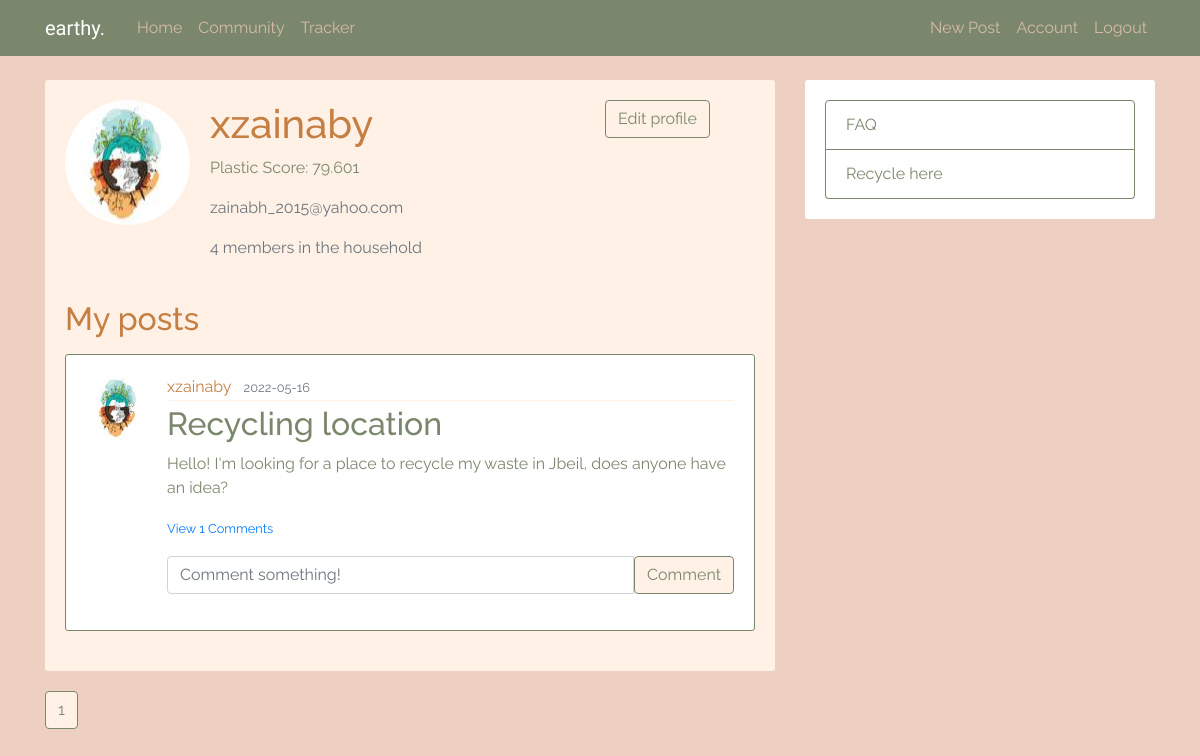
Page /account (signed in) on the committed database.
### earthy/models.py (models this page shows, shortened)
class User(db.Model, UserMixin):
    id = db.Column(db.Integer, primary_key=True)
    email = db.Column(db.String(150), unique=True, nullable=False)
    username = db.Column(db.String(20), unique=True, nullable=False)
    image_file = db.Column(db.String(20), nullable=False,
                           default='default.png')
    members = db.Column(db.Integer)
    password = db.Column(db.String(60), nullable=False)
    score=db.Column(db.Integer)
    posts = db.relationship('Post', backref='author', lazy=True)
    comments = db.relationship('Comment', backref='user', passive_deletes=True)
    plastics = db.relationship('Plastic', backref='user', passive_deletes=True)

class Post(db.Model):
    id = db.Column(db.Integer, primary_key=True)
    title = db.Column(db.String(100), nullable=False)
    date_created = db.Column(db.DateTime(timezone=True), default=func.now())
    content = db.Column(db.Text, nullable=False)
    user_id = db.Column(db.Integer, db.ForeignKey('user.id', ondelete="CASCADE"), nullable=False)
    comments = db.relationship('Comment', backref='post', passive_deletes=True)

### earthy/users/routes.py (the view)
@users.route("/account")
@login_required
def account():
    username = current_user.username
    email = current_user.email
    score=current_user.score
    image_file = url_for(
        'static', filename='profile_pics/' + current_user.image_file)
    page = request.args.get('page', 1, type=int)
    user = User.query.filter_by(username=current_user.username).first_or_404()
    posts = Post.query.filter_by(author=user)\
        .order_by(Post.date_created.desc())\
        .paginate(page=page, per_page=5)
    return render_template('account.html', posts=posts, user=current_user, image_file=image_file, score=score, title='Account')

### earthy/templates/account.html (shortened to what this page needs)
{% extends "base.html" %} {% block
content %}
<div class="content-section background">
  <div class="row">
    <div class="media col-md-9">
      <img class="rounded-circle account-img" src="{{ image_file }}" />
      <div class="media-body">
        <h2 class="account-heading">{{ current_user.username }}</h2>
        <p class="text-primart">Plastic Score: {{ score }}</p>
        <p class="text-secondary">{{ current_user.email }}</p>
        <p class="text-secondary">
          {{ current_user.members }} members in the household
        </p>
      </div>
    </div>
    <div class="col-lg-3">
      <a
        type="button"
        class="btn btn-secondary"
        href="{{url_for('users.edit_account')}}"
      >
        Edit profile
      </a>
    </div>
  </div>
  <br/>
  <h2 class="mb-3">My posts</h2>
  {% for post in posts.items %}
  <article class="media content-section background-2">
    <img
      class="rounded-circle article-img"
      src="{{ url_for('static', filename='profile_pics/' + post.author.image_file) }}"
    />
    <div class="media-body">
      <div class="article-metadata">
        <a
          class="mr-2"
          href="{{ url_for('users.account', username=post.author.username) }}"
          >{{ post.author.username }}</a
        >
        <small class="text-muted"
          >{{ post.date_created.strftime('%Y-%m-%d') }}</small
        >
      </div>
      <h2>
        <a
          class="article-title"
          href="{{ url_for('posts.post', post_id=post.id) }}"
          >{{ post.title }}</a
        >
      </h2>
      <p class="article-content">{{ post.content }}</p>
      <p class="card-text">
        {% if post.comments|length > 0 %}
        <a data-toggle="collapse" href="#comments-{{post.id}}" role="button">
          <small>View {{post.comments|length}} Comments</small>
        </a>
        {% else %}
        <small class="text-muted">No Comments</small>
        {% endif %}
      </p>
      <form
        class="input-group mb-3"
        method="POST"
        action="/create-comment/{{post.id}}"
      >
        <input
          type="text"
          id="text"
          name="text"
          class="form-control"
          placeholder="Comment something!"
        />
        <button type="submit" class="btn btn-primary">Comment</button>
      </form>
    </div>
  </article>
  {% endfor %}
</div>
{% for page_num in posts.iter_pages(left_edge=1, right_edge=1, left_current=1,
right_current=2) %} {% if page_num %} {% if posts.page == page_num %}
<a
  class="btn btn-info mb-4"
  href="{{ url_for('users.account', username=user.username, page=page_num) }}"
  >{{ page_num }}</a
>
{% else %}
<a
  class="btn btn-outline-info mb-4"
  href="{{ url_for('users.account', username=user.username, page=page_num) }}"
  >{{ page_num }}</a
>
{% endif %} {% else %} ... {% endif %} {% endfor %} {% endblock content %}

### earthy/static/style.css (style rules this page uses)
:root { --lightpink: #eac6b4d0; --darkpink: #c67f43; --mediumgreen: #b7b7a4; --mediumpink: #e6b095; --darkgreen: #7b876d; --beige: #fff1e6; --lightgreen:#d7d7c3b2; }
* { font-family: 'Raleway', sans-serif; }
body { background-color: var(--lightpink); margin-top: 5rem; }
h1, h2, h3, h4, h5, h6 { color: var(--darkpink); }
.content-section { background-color: white; padding: 20px; border-radius: 3px; margin-bottom: 20px; color: var(--darkgreen); }
.background { background-color: var(--beige); }
.background-2 { background-color: white; border: 1px solid var(--darkgreen); }
.article-title { color: var(--darkgreen); }
.article-content { white-space: pre-line; }
.article-img { height: 65px; width: 65px; margin-right: 16px; }
.article-metadata { padding-bottom: 1px; margin-bottom: 4px; border-bottom: 1px solid var(--beige) }
.account-img { height: 125px; width: 125px; margin-right: 20px; margin-bottom: 16px; }
.account-heading { font-size: 2.5rem; }
.mr-2 { color: var(--darkpink); }
.btn:not(#danger, #update) { border-color: var(--darkgreen); color: var(--darkgreen); background-color: var(--beige); }
.btn { -webkit-appearance: none; -moz-appearance: none; appearance: none; }

### rows in the picture
User: username "xzainaby", score "79.601", email "zainabh_2015@yahoo.com", members "4"
Post: image_file (picture), author.username "xzainaby", date_created "2022-05-16", title "Recycling location", content "Hello! I'm looking for a place to recycle my waste in Jbeil, does anyone have an idea?", comments|length "1"

### other values in the picture
{{ page_num }} "1"
